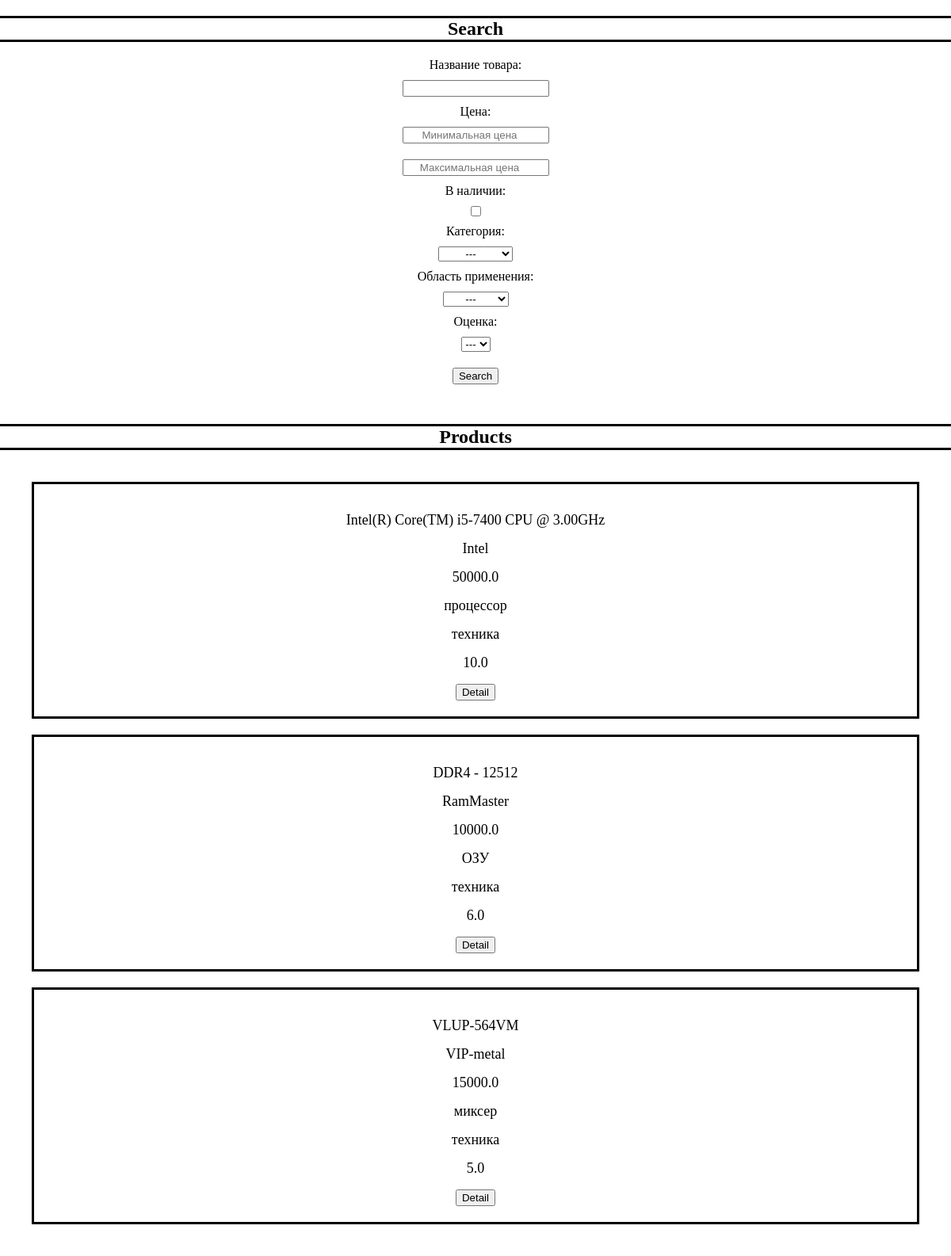
The page / on the database its author committed.
### app/models.py (models this page shows, shortened)
class Product(models.Model):
    name = models.CharField(max_length=255)
    price = models.FloatField()
    seller = models.CharField(max_length=255)
    stock_quantity = models.IntegerField()
    category = models.CharField(max_length=255)
    application_area = models.CharField(max_length=255)
    created_at = models.DateTimeField(auto_now_add=True)
    rating = models.FloatField()

### app/views.py (the view)
# urls.py: path('', ProductListView.as_view(), name='product_list'),
class ProductListView(ListView):
    model = Product
    template_name = 'app/product_list.html'
    context_object_name = 'products'
    def get_queryset(self):
        queryset = super().get_queryset()
        min_price = self.request.GET.get('min_price')
        if min_price:
            queryset = queryset.filter(price__gte=min_price)
        max_price = self.request.GET.get('max_price')
        if max_price:
            queryset = queryset.filter(price__lte=max_price)
        available = self.request.GET.get('available')
        if available:
            queryset = queryset.filter(stock_quantity__gt=0)
        category = self.request.GET.get('category')
        if category:
            queryset = queryset.filter(category=category)
        application_area = self.request.GET.get('application_area')
        if application_area:
            queryset = queryset.filter(application_area=application_area)
        rating = self.request.GET.get('rating')
        if rating:
            queryset = queryset.filter(rating__gte=rating)
        search_query = self.request.GET.get('search_query')
        if search_query:
            queryset = queryset.filter(name__icontains=search_query)
        return queryset

### app/templates/app/product_list.html (shortened to what this page needs)
{% extends 'app/base.html' %}
{% block content %}
    <h2>Search</h2>
    <div class="search">
        <form method="GET">
            <label>Название товара:</label><br>
            <input type="text" name="search_query"><br>
            <label>Цена:</label><br>
            <input type="number" name="min_price" placeholder="Минимальная цена"><br>
            <input type="number" name="max_price" placeholder="Максимальная цена"><br>
            <label for="available">В наличии:</label><br>
            <input type="checkbox" name="available" id="available"><br>
            <label for="category">Категория:</label><br>
            <select name="category" id="category">
                <option value="">---</option>
            </select><br>
            <label for="application_area">Область применения:</label><br>
            <select name="application_area" id="application_area">
                <option value="">---</option>
            </select><br>
            <label for="rating">Оценка:</label><br>
            <select name="rating" id="rating">
                <option value="">---</option>
            </select><br>
            <input type="submit" value="Search">
        </form>
    </div>
    <h2>Products</h2>
    <div class="content">
        {% for product in products %}
            <div class="product">
                <p>{{ product.name }}</p>
                <p>{{ product.seller }}</p>
                <p>{{ product.price }}</p>
                <p>{{ product.category }}</p>
                <p>{{ product.application_area }}</p>
                <p>{{ product.rating }}</p>
                <a href="{% url 'product_detail' product.pk %}"><button type="button">Detail</button></a>
            </div>
        {% endfor %}
    </div>
{% endblock %}

### app/templates/app/base.html (shortened to what this page needs)
{% load static %}
<!DOCTYPE html>
<html lang="en">
<head>
    <link rel="stylesheet" href="{% static 'app/css/style.css' %}">
</head>
<body>
    {% block content %}
    {% endblock %}
</body>
</html>

### app/static/app/css/style.css (style rules this page uses)
* { margin: 0; text-align: center; }
h2 { margin-top: 20px; border-top: 3px solid; }
.search { margin: auto; border-top: 3px solid; padding: 20px; }
select { margin: 10px; }
input { margin: 10px; }
.content { margin: auto; border-top: 3px solid; font-size: 18px; padding: 20px; }
p { margin: 15px; }
.product { margin: 20px; border: 3px solid; padding: 20px; }

### rows shown on the page
Product: name "Intel(R) Core(TM) i5-7400 CPU @ 3.00GHz", seller "Intel", price "50000.0", category "процессор", application_area "техника", rating "10.0"
Product: name "DDR4 - 12512", seller "RamMaster", price "10000.0", category "ОЗУ", application_area "техника", rating "6.0"
Product: name "VLUP-564VM", seller "VIP-metal", price "15000.0", category "миксер", application_area "техника", rating "5.0"
